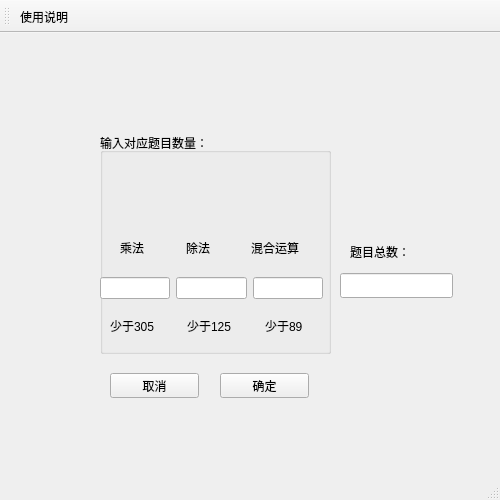
<?xml version="1.0" encoding="UTF-8"?>
<ui version="4.0">
 <class>MainWindow</class>
 <widget class="QMainWindow" name="MainWindow">
  <property name="enabled">
   <bool>true</bool>
  </property>
  <property name="geometry">
   <rect>
    <x>0</x>
    <y>0</y>
    <width>500</width>
    <height>500</height>
   </rect>
  </property>
  <property name="windowTitle">
   <string>MainWindow</string>
  </property>
  <widget class="QWidget" name="centralwidget">
   <widget class="QGroupBox" name="groupBox">
    <property name="geometry">
     <rect>
      <x>100</x>
      <y>100</y>
      <width>231</width>
      <height>221</height>
     </rect>
    </property>
    <property name="title">
     <string>输入对应题目数量：</string>
    </property>
    <widget class="QWidget" name="horizontalLayoutWidget_2">
     <property name="geometry">
      <rect>
       <x>20</x>
       <y>89</y>
       <width>191</width>
       <height>51</height>
      </rect>
     </property>
     <layout class="QHBoxLayout" name="horizontalLayout_2">
      <item>
       <widget class="QLabel" name="label">
        <property name="text">
         <string>乘法</string>
        </property>
       </widget>
      </item>
      <item>
       <widget class="QLabel" name="label_2">
        <property name="text">
         <string>除法</string>
        </property>
       </widget>
      </item>
      <item>
       <widget class="QLabel" name="label_3">
        <property name="text">
         <string>混合运算</string>
        </property>
       </widget>
      </item>
     </layout>
    </widget>
    <widget class="QWidget" name="horizontalLayoutWidget">
     <property name="geometry">
      <rect>
       <x>0</x>
       <y>130</y>
       <width>223</width>
       <height>51</height>
      </rect>
     </property>
     <layout class="QHBoxLayout" name="horizontalLayout">
      <item>
       <widget class="QLineEdit" name="mul_line"/>
      </item>
      <item>
       <widget class="QLineEdit" name="div_line"/>
      </item>
      <item>
       <widget class="QLineEdit" name="mix_line"/>
      </item>
     </layout>
    </widget>
    <widget class="QWidget" name="horizontalLayoutWidget_3">
     <property name="geometry">
      <rect>
       <x>10</x>
       <y>180</y>
       <width>226</width>
       <height>25</height>
      </rect>
     </property>
     <layout class="QHBoxLayout" name="horizontalLayout_3">
      <item>
       <widget class="QLabel" name="label_5">
        <property name="text">
         <string>少于305</string>
        </property>
       </widget>
      </item>
      <item>
       <widget class="QLabel" name="label_6">
        <property name="text">
         <string>少于125</string>
        </property>
       </widget>
      </item>
      <item>
       <widget class="QLabel" name="label_7">
        <property name="text">
         <string>少于89</string>
        </property>
       </widget>
      </item>
     </layout>
    </widget>
   </widget>
   <widget class="QPushButton" name="YesButton">
    <property name="geometry">
     <rect>
      <x>220</x>
      <y>340</y>
      <width>89</width>
      <height>25</height>
     </rect>
    </property>
    <property name="text">
     <string>确定</string>
    </property>
   </widget>
   <widget class="QPushButton" name="NoButton">
    <property name="geometry">
     <rect>
      <x>110</x>
      <y>340</y>
      <width>89</width>
      <height>25</height>
     </rect>
    </property>
    <property name="text">
     <string>取消</string>
    </property>
   </widget>
   <widget class="QLineEdit" name="lineEdit">
    <property name="geometry">
     <rect>
      <x>340</x>
      <y>240</y>
      <width>113</width>
      <height>25</height>
     </rect>
    </property>
   </widget>
   <widget class="QLabel" name="label_4">
    <property name="geometry">
     <rect>
      <x>350</x>
      <y>210</y>
      <width>67</width>
      <height>17</height>
     </rect>
    </property>
    <property name="text">
     <string>题目总数：</string>
    </property>
   </widget>
  </widget>
  <widget class="QStatusBar" name="statusbar"/>
  <widget class="QToolBar" name="toolBar">
   <property name="windowTitle">
    <string>toolBar</string>
   </property>
   <attribute name="toolBarArea">
    <enum>TopToolBarArea</enum>
   </attribute>
   <attribute name="toolBarBreak">
    <bool>false</bool>
   </attribute>
   <addaction name="actionabout"/>
  </widget>
  <action name="actionabout">
   <property name="text">
    <string>使用说明</string>
   </property>
  </action>
 </widget>
 <resources/>
 <connections/>
</ui>
